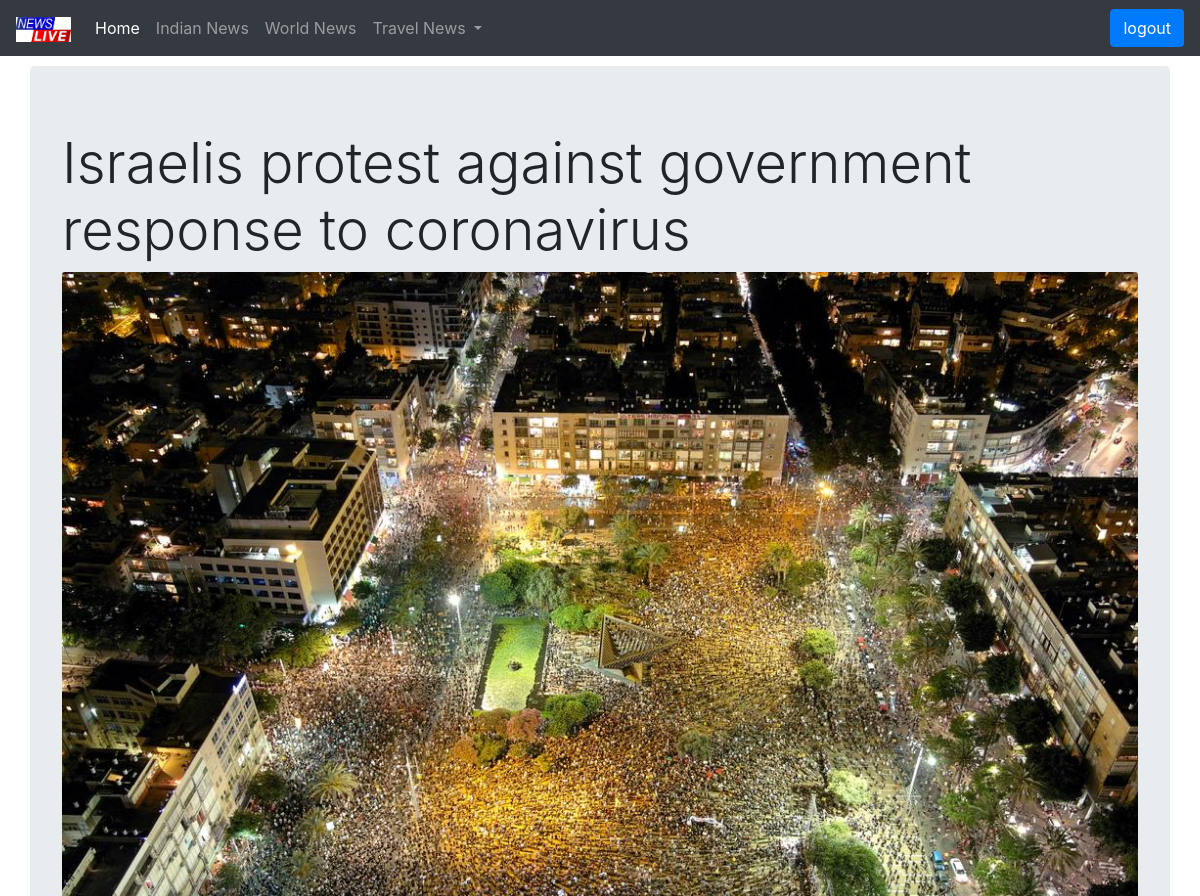
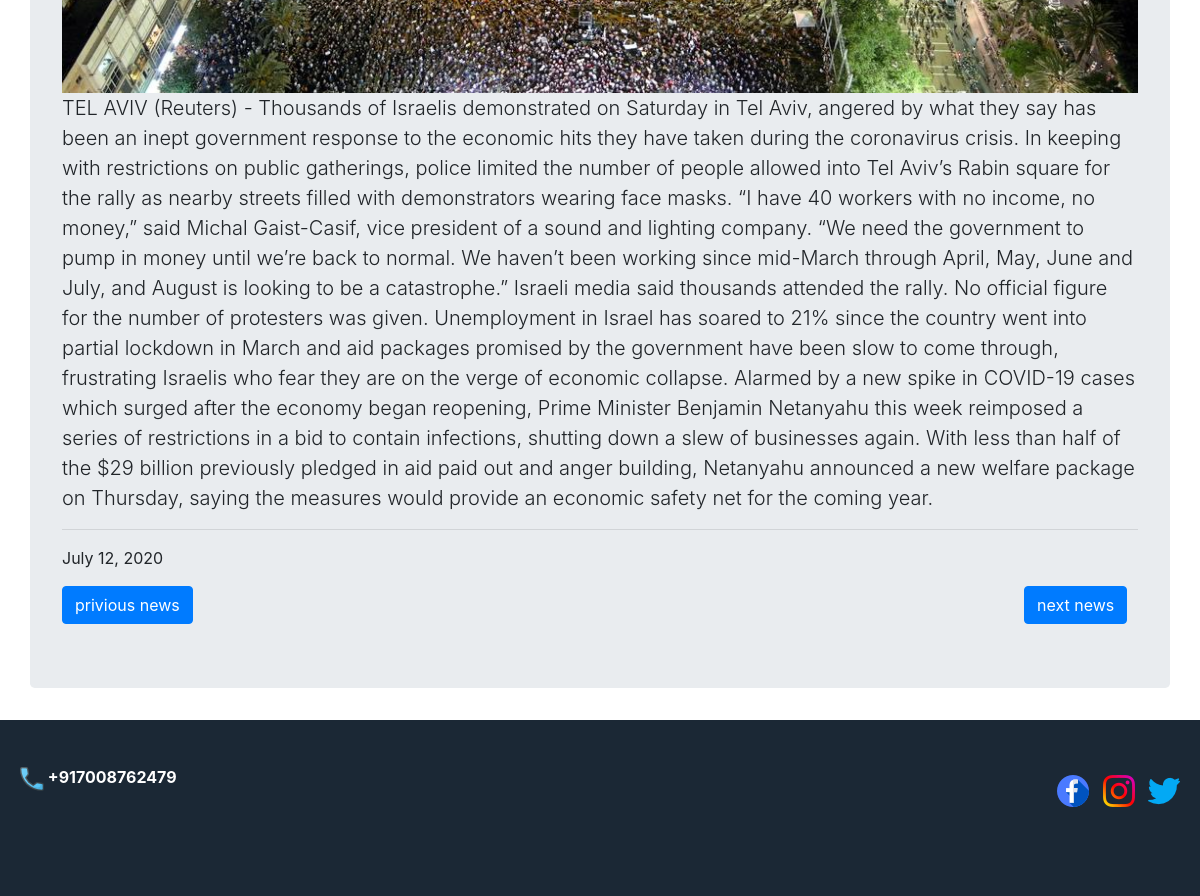
Page /secondnews/ (signed in) on the committed database (2 pictures, top to bottom).
### newsapp/models.py (models this page shows)
class mainnews(models.Model):
    news1 = models.CharField(max_length=200)
    subnews1 = models.TextField(max_length=100000)
    image1 = models.ImageField(upload_to='news/images')
    date1 = models.DateField(blank=False, null=True)
    news2 = models.CharField(max_length=200,)
    subnews2 = models.TextField(max_length=100000)
    image2 = models.ImageField(upload_to='news/images')
    date2 = models.DateField(blank=False, null=True)
    news3 = models.CharField(max_length=200)
    subnews3 = models.TextField(max_length=100000)
    image3 = models.ImageField(upload_to='news/images')
    date3 = models.DateField(blank=False, null=True)
    news4 = models.CharField(max_length=200)
    subnews4 = models.TextField(max_length=100000)
    image4 = models.ImageField(upload_to='news/images')
    date4 = models.DateField(blank=False, null=True)
    news5 = models.CharField(max_length=200)
    subnews5 = models.TextField(max_length=100000)
    image5 = models.ImageField(upload_to='news/images')
    date5 = models.DateField(blank=False, null=True)
    news6 = models.CharField(max_length=200)
    subnews6 = models.TextField(max_length=100000)
    image6 = models.ImageField(upload_to='news/images')
    date6 = models.DateField(blank=False, null=True)
    news7 = models.CharField(max_length=200)
    subnews7 = models.TextField(max_length=100000)
    image7 = models.ImageField(upload_to='news/images')
    date7 = models.DateField(blank=False, null=True)
    news8 = models.CharField(max_length=200)
    subnews8 = models.TextField(max_length=100000,)
    image8 = models.ImageField(upload_to='news/images')
    date8 = models.DateField(blank=True, null=True)

### newsapp/views.py (the view)
# urls.py: url(r'^secondnews/', views.secondnews),
@login_required
def secondnews(request):
    newse = mainnews.objects.all()
    my_dict = {'newse': newse}
    return render(request, 'newsapp/news2.html', my_dict)

### templates/newsapp/news2.html (shortened to what this page needs)
<!DOCTYPE html>{%load static%}
<html lang="en">
<head>
    <link rel="stylesheet" href="https://stackpath.bootstrapcdn.com/bootstrap/4.5.0/css/bootstrap.min.css">
    <link rel="stylesheet" href="{%static 'css/index.css'%}">
</head>
<body>
    <nav class="navbar navbar-expand-sm navbar-dark bg-dark ">
        <a class="navbar-brand" href="/home/"><img style="width: 55px;height: 25px;" src="{%static 'images/1010.png'%}" alt=""></a>
        <div class="collapse navbar-collapse navbar-default" id="navbarNavDropdown">
            <ul class="navbar-nav mr-auto">
                <li class="nav-item active">
                    <a class="nav-link" href="/home/">Home <span class="sr-only">(current)</span></a>
                </li>
                <li class="nav-item">
                    <a class="nav-link" href="https://www.ndtv.com/india">Indian News</a>
                </li>
                <li class="nav-item">
                    <a class="nav-link" href="https://www.bbc.com/news/world">World News</a>
                </li>
                <li class="nav-item dropdown">
                    <a class="nav-link dropdown-toggle" href="#" id="navbarDropdownMenuLink" role="button" data-toggle="dropdown" aria-haspopup="true" aria-expanded="false">
                        Travel News
                    </a>
                </li>
            </ul>
            <ul class="navbar-nav  navbar-right">
                <li class="nav-item ">
                    <a href="/accounts/logout"> <button class="btn btn-primary">logout</button></a>
                </li>
            </ul>
        </div>
    </nav>
    <div class="jumbotron container " style="margin-top: 10px;">
        {% if newse %} {% for n in newse %}
        <h1 class="display-4 ">{{n.news2}}</h1>
        <img src="{{n.image2.url}}" class="card-img-top" alt="...">
        <p class="lead ">{{n.subnews2}}</p>
        <hr>
        <p>{{n.date2}}</p>
        <a href="/firstnews/" class="btn btn-primary">privious news</a>
        <a href="/thirdnews/" style="margin-right: 1%;float: right;" class="btn btn-primary">next news</a> {% endfor %} {% else %}
        <p>no newses found!!</p>
        {% endif %}
    </div>
    <div style="background-color:#1b2835;margin:0;padding:0;width:100%;height:22vh;">
        <div style="margin: 45px 20px; float: left;"><b style="color: white;">
                <img src="{%static 'images/phone (1).png'%}" alt=""> +917008762479</b>
        </div>
        <div style="margin: 55px  20px; float:right;">
            <a href="https://www.facebook.com/santoshkumar.das.752/"><img src="{%static 'images/facebook (2).png'%}" alt=""></a>&nbsp&nbsp
            <a href="https://www.instagram.com/itz_santu__/?hl=en"><img src="{%static 'images/instagram-sketched.png'%}" alt="">&nbsp&nbsp</a>
            <a href="https://twitter.com/Santosh73734769"><img src="{%static 'images/twitter.png'%}" alt=""></a>
        </div>
    </div>
</body>
</html>

### static/css/index.css (style rules this page uses)
body { background: url(https://images.unsplash.com/photo-1527529482837-4698179dc6ce?ixlib=rb-1.2.1&auto=format&fit=crop&w=1050&q=80); background-repeat: no-repeat; background-size: cover; }

### rows in the picture
mainnews: news2 "Israelis protest against government response to coronavirus", image2 (picture), subnews2 "TEL AVIV (Reuters) - Thousands of Israelis demonstrated on Saturday in Tel Aviv, angered by what they say has been an inept government response to the economic hits they have taken during the coronavirus crisis. In keeping with restrictions on public gatherings, police limited the number of people allowed into Tel Aviv’s Rabin square for the rally as nearby streets filled with demonstrators wearing face masks. “I have 40 workers with no income, no money,” said Michal Gaist-Casif, vice president of a sound and lighting company. “We need the government to pump in money until we’re back to normal. We haven’t been working since mid-March through April, May, June and July, and August is looking…", date2 "July 12, 2020"
